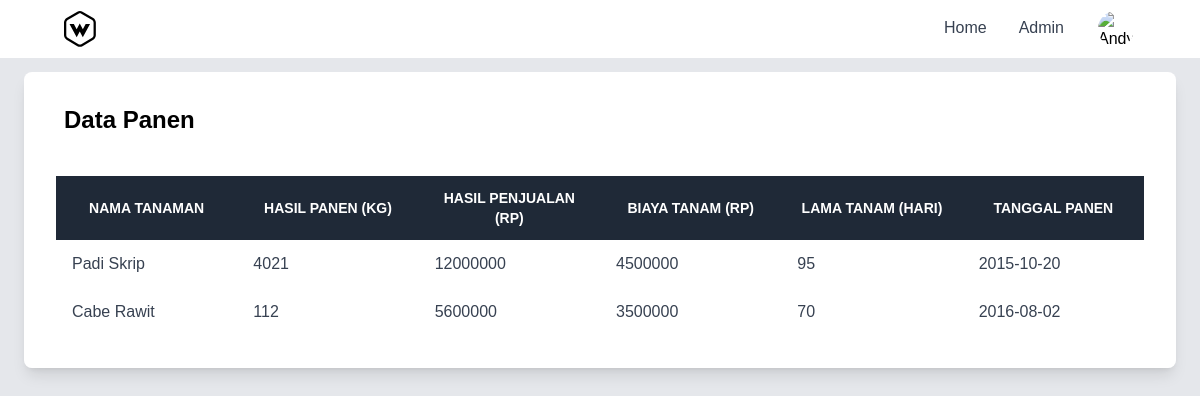
The page / on the database its author committed.
### tables this page shows
CREATE TABLE IF NOT EXISTS `tabel_panen` (
  `id` int(11) NOT NULL AUTO_INCREMENT,
  `nama_tanaman` varchar(32) NOT NULL,
  `hasil_panen` int(11) NOT NULL,
  `hasil_penjualan` int(11) NOT NULL,
  `biaya_tanam` int(11) NOT NULL,
  `lama_tanam` int(11) NOT NULL,
  `tanggal_panen` date NOT NULL,
  PRIMARY KEY (`id`)
);

### index.php (the view, shortened to what this page needs)
<!DOCTYPE html>
<html>
<head>
    <script src="https://cdn.tailwindcss.com"></script>
</head>
<body class="antialiased bg-gray-200">
    <header class="lg:px-16 px-6 bg-white flex fixed top-0 w-full flex-wrap items-center lg:py-0 py-2">
        <div class="flex-1 flex justify-between items-center">
            <a href="#">
            </a>
        </div>
        <div class="hidden lg:flex lg:items-center lg:w-auto w-full" id="menu">
            <nav>
                <ul class="lg:flex items-center justify-between text-base text-gray-700 pt-4 lg:pt-0">
                    <li><a class="lg:p-4 py-3 px-0 block border-b-2 border-transparent hover:border-indigo-400"
                            href="index.php">Home</a></li>
                    <li><a class="lg:p-4 py-3 px-0 block border-b-2 border-transparent hover:border-indigo-400"
                            href="admin/index.php">Admin</a></li>
                </ul>
            </nav>
            <a href="#" class="lg:ml-4 flex items-center justify-start lg:mb-0 mb-4 pointer-cursor">
                <img class="rounded-full w-10 h-10 border-2 border-transparent hover:border-indigo-400"
                    src="https://img.freepik.com/free-vector/hand-drawn-clip-art-man-customer-service-call-center-job-office-worker-character_40876-3163.jpg?t=st=1722176373~exp=1722179973~hmac=7485cd79bb670f5a90a52eabe28fd1c29fd1e9c4c90be8c6447d3431f70e3dd6&w=740"
                    alt="Andy Leverenz">
            </a>
        </div>
    </header>
    <?php
$koneksi = mysqli_connect("localhost", "root", "", "pertanian") or die(mysqli_error());
    ?>
    <?php
function tampil_data($koneksi) {
    $sql = "SELECT * FROM tabel_panen";
    $query = mysqli_query($koneksi, $sql);
    echo "<fieldset class='max-w-6xl mx-auto bg-white p-8 rounded-lg shadow-lg text-black'>";
    echo "<legend><h2 class='text-2xl py-2 mt-24 px-2 font-bold'>Data Panen</h2></legend>";
    echo "<table class='min-w-full bg-white'>";
    echo "<thead class='bg-gray-800 text-white'>";
    echo "<tr>
            <th class='w-1/6 py-3 px-4 uppercase font-semibold text-sm'>Nama Tanaman</th>
            <th class='w-1/6 py-3 px-4 uppercase font-semibold text-sm'>Hasil Panen (Kg)</th>
            <th class='w-1/6 py-3 px-4 uppercase font-semibold text-sm'>Hasil Penjualan (RP)</th>
            <th class='w-1/6 py-3 px-4 uppercase font-semibold text-sm'>Biaya Tanam (Rp)</th>
            <th class='w-1/6 py-3 px-4 uppercase font-semibold text-sm'>Lama Tanam (Hari)</th>
            <th class='w-1/6 py-3 px-4 uppercase font-semibold text-sm'>Tanggal Panen</th>
          </tr>";
    echo "</thead>";
    echo "<tbody class='text-gray-700'>";
    while ($data = mysqli_fetch_array($query)) {
        ?>
    <tr class="hover-bg-change">
        <td class='py-3 px-4'><?php echo $data['nama_tanaman']; ?></td>
        <td class='py-3 px-4'><?php echo $data['hasil_panen']; ?></td>
        <td class='py-3 px-4'><?php echo $data['hasil_penjualan']; ?></td>
        <td class='py-3 px-4'><?php echo $data['biaya_tanam']; ?></td>
        <td class='py-3 px-4'><?php echo $data['lama_tanam']; ?></td>
        <td class='py-3 px-4'><?php echo $data['tanggal_panen']; ?></td>
    </tr>
    <?php
    }
    echo "</tbody>";
    echo "</table>";
    echo "</fieldset>";
}
        ?>
    <?php
if (isset($_GET['aksi'])) {
    switch ($_GET['aksi']) {
        case "create":
            echo '<a href="index.php" class="text-blue-500 hover:text-blue-700 hover:text-black"> &laquo; Home</a>';
            tambah($koneksi);
            break;
        case "read":
            tampil_data($koneksi);
            break;
        case "update":
            ubah($koneksi);
            tampil_data($koneksi);
            break;
        case "delete":
            hapus($koneksi);
            break;
        default:
            echo "<h3 class='text-red-500'>Aksi <i>".$_GET['aksi']."</i> tidak ada!</h3>";
            tambah($koneksi);
            tampil_data($koneksi);
    }
} else {
    tampil_data($koneksi);
}
?>
</body>
</html>

### index.php (style rules this page uses)
:root { --primary: #26ad14; --bg: #fff; }
* { margin: 0; padding: 0; box-sizing: border-box; text-decoration: none; }
body { font-family: "Poppins", sans-serif; min-height: 2000px; }

### rows shown on the page
tabel_panen: nama_tanaman "Padi Skrip", hasil_panen "4021", hasil_penjualan "12000000", biaya_tanam "4500000", lama_tanam "95", tanggal_panen "2015-10-20"
tabel_panen: nama_tanaman "Cabe Rawit", hasil_panen "112", hasil_penjualan "5600000", biaya_tanam "3500000", lama_tanam "70", tanggal_panen "2016-08-02"
